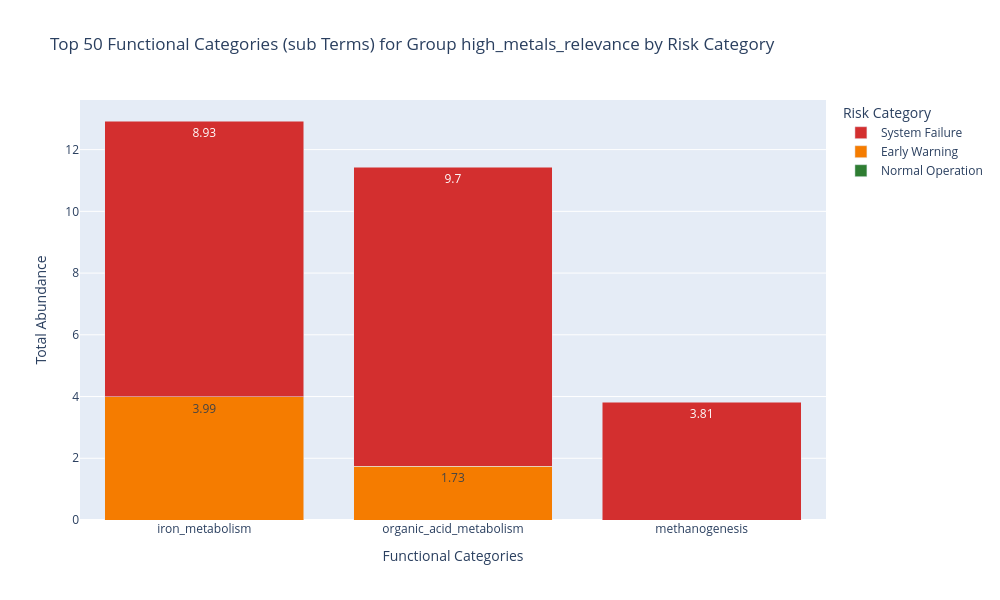

The cell this chart's notebook holds for it:
### Code cell
fig = plot_functional_distribution(high_metals_relevance, "high_metals_relevance")

fun_path = data_visual / "11_func.png"
plt.savefig(str(fun_path), dpi=300, bbox_inches='tight')
fig.show()

### Figure 1 — Plotly figure (JSON) as saved in the notebook; plotly's stock layout.template omitted (floating-point values rounded to 4 significant figures)
{"data": [{"marker": {"color": "#2E7D32"}, "name": "Normal Operation", "text": [0.0, 0.0, 0.0], "textposition": "auto", "type": "bar", "x": ["iron_metabolism", "organic_acid_metabolism", "methanogenesis"], "y": [0.0, 0.0, 0.0]}, {"marker": {"color": "#F57C00"}, "name": "Early Warning", "text": [3.99, 1.73, 0.0], "textposition": "auto", "type": "bar", "x": ["iron_metabolism", "organic_acid_metabolism", "methanogenesis"], "y": [3.994, 1.735, 0.0]}, {"marker": {"color": "#D32F2F"}, "name": "System Failure", "text": [8.93, 9.7, 3.81], "textposition": "auto", "type": "bar", "x": ["iron_metabolism", "organic_acid_metabolism", "methanogenesis"], "y": [8.933, 9.698, 3.813]}], "layout": {"barmode": "stack", "height": 600, "hovermode": "x", "legend": {"title": {"text": "Risk Category"}}, "title": {"text": "Top 50 Functional Categories (sub Terms) for Group high_metals_relevance by Risk Category"}, "width": 1000, "xaxis": {"title": {"text": "Functional Categories"}}, "yaxis": {"title": {"text": "Total Abundance"}}}}
